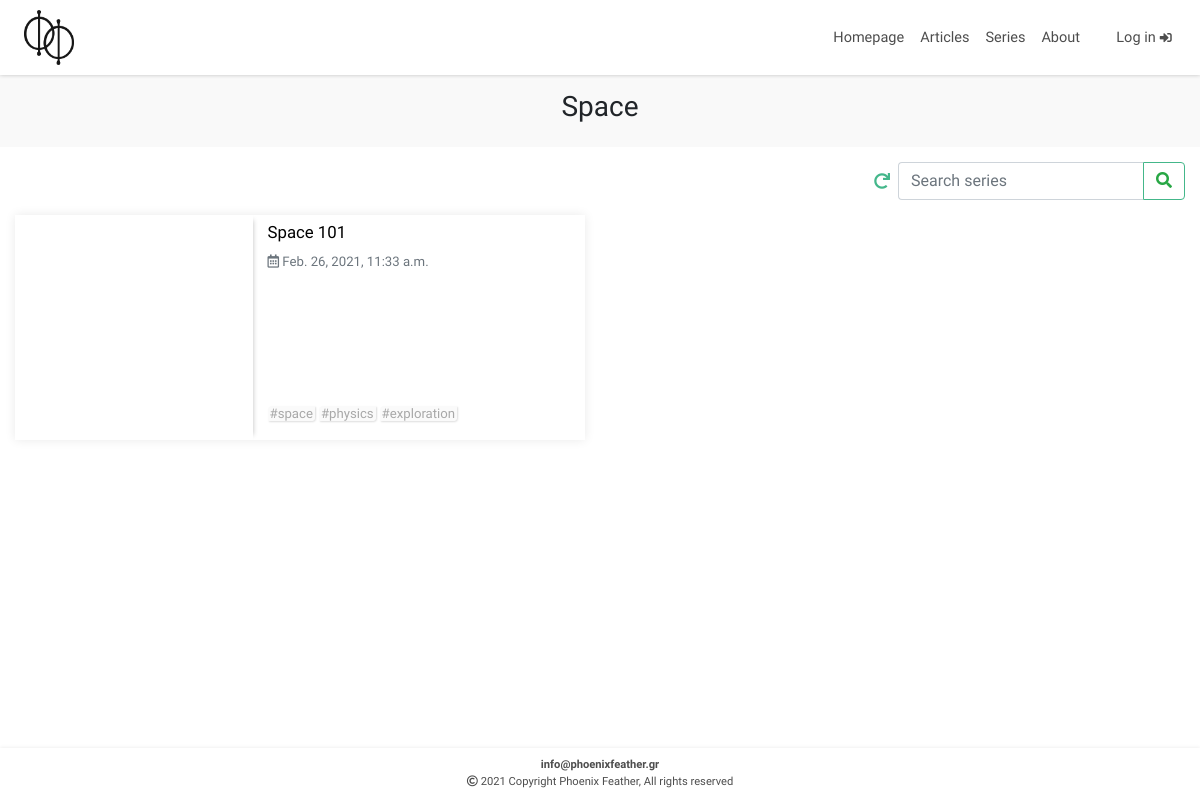
/courses/category/space/, run on the app's committed database.
### courses/models.py (models this page shows, shortened)
class CoursesCategories(models.Model):
    class Meta:
        verbose_name = 'Course Category'
        verbose_name_plural = 'Courses Categories'
    title = models.CharField(max_length=100, unique=True)
    slug = models.SlugField(max_length=100,default='')
    image = models.ImageField(upload_to = "Courses_Categories_Images", default='', blank=True)

class Courses(models.Model, HitCountMixin):
    class Meta:
        verbose_name = 'Course'
        verbose_name_plural = 'Courses'
    category = models.ForeignKey(CoursesCategories, on_delete=models.SET_NULL, null=True, blank=True)
    title = models.CharField(max_length=150,unique=True)
    search = models.CharField(default='',editable=False,max_length=472)
    slug = models.SlugField(max_length=150)
    description = models.TextField(max_length=256, blank=True)
    image = models.ImageField(upload_to = "Courses_Images", default='')
    use_image_as_background_in_course = models.BooleanField(default=True)
    tags = TaggableManager(blank=True)
    created = models.DateTimeField(auto_now_add=True)
    updated = models.DateTimeField(auto_now=True)
    publish_date = models.DateTimeField()
    hit_count_generic = GenericRelation(HitCount, object_id_field='object_pk',related_query_name='hit_count_generic_relation')
    author = models.CharField(editable=False, default='', max_length=64)
    approved = models.BooleanField(default=False)
    def image_tag(self):
        return mark_safe(f'<img src="{self.image.url}" width="auto" height="55" />')
    image_tag.short_description = 'Image preview'

### courses/views.py (the view)
# urls.py: path('courses/category/<str:slug>/', views.coursesCategory, name='coursesCategory'),
def coursesCategory(request, slug):
    category = CoursesCategories.objects.get(slug=slug)
    current_datetime = localtime(now())
    courses = Courses.objects.filter(category=category,publish_date__lte=current_datetime,approved=True).order_by('-publish_date')
    if request.method == 'POST':
        mut = request.POST.copy()
        mut['search'] = ''.join(c for c in unicodedata.normalize('NFD', mut['search'].lower()) if unicodedata.category(c) != 'Mn')
        courses_Filter = CoursesFilter(mut, queryset=courses)
        courses = courses_Filter.qs
    else:
        courses_Filter = CoursesFilter()
    paginator = Paginator(courses, 6)
    page_number = request.GET.get('page')
    page_obj = paginator.get_page(page_number)
    context = {'category':category,'courses':courses,'page_obj':page_obj, 'courses_Filter':courses_Filter}
    return render(request, 'courses/coursesCategory.html', context)

### courses/templates/courses/coursesCategory.html (shortened to what this page needs)
{% extends 'courses/base.html' %}
{% load static %}
{% load thumbnail %}
{% load courses %}
{% block links %}
<link rel="stylesheet" href="{% static 'courses/css/courses.css' %}">
{% endblock %}
{% block main %}
{% include 'articles/navigation.html' %}
<div style="padding-top:15px; padding-bottom:15px; background:#f9f9f9; " class="container-fluid text-center">
  <h3 data-aos='fade-right' data-aos-duration='1000'>{{category.title}}</h3>
</div>
<div style="display: flex; justify-content: flex-end; align-items: center; padding-top:15px;" class="container-fluid">
  <a href="{% url 'coursesCategory' category.slug %}">
    <div style="height: 100%; width:32px; display: flex; flex-direction: column; justify-content: center; align-items: center;">
      <i style="color: #44b78b;" class="fas fa-redo"></i>
    </div>
  </a>
  <form id="courses-search-form" action="{% url 'coursesCategory' category.slug %}" method="POST">
    {{courses_Filter.form.search}}
    <button id="courses-search-submit" class="btn btn-outline-success" type="submit"><i class="fas fa-search"></i></button>
  </form>
</div>
<div id="courses1">
  <div class="container-fluid">
    <div id="coursesContainer" class="row infinite-container">
      {% if courses.count != 0 %}
      {% for course in page_obj %}
      <div class="col-12 col-xl-6 infinite-item">
        <div class="container-fluid">
          <a href="{% url 'course' course.slug %}?page=1">
            <div class="row courseRow">
              {% thumbnail course.image "500x500" quality=91 as im %}
              <div style="background-image:url({{im.url}});" class="col-12 col-sm-6 col-xl-5 courseImageDiv">
              </div>
              {% endthumbnail %}
              <div class="col-12 col-sm-6 col-xl-7">
                <div class="courseInfo">
                  <div class="title-Description-Publised-Author">
                      <h4 class="courseTitle">{{course.title}}</h4>
                    <h6 class="text-muted published"><i class="far fa-calendar-alt"></i> {{course.publish_date}}</h6><br>
                  </div>
                  <div style="display:flex; flex:1; justify-content:space-between; width:100%;">
                    <div class="tags">
                      <div>
                        {% for tag in course.tags.all %}
                        <span>#{{ tag }}</span>
                        {% endfor %}
                      </div>
                    </div>
                  </div>
                </div>
              </div>
            </div>
          </a>
        </div>
      </div>
      {% endfor %}
      {% endif %}
    </div>
  </div>
</div>
{% endblock %}
{% block footer %}
{% include 'articles/footer.html' %}
{% endblock %}

### articles/static/articles/css/base.css (style rules this page uses)
#Site { display: flex; min-height: 100vh; flex-direction: column; }
body, html { font-family: 'Didact Gothic'; max-width: 100vw !important; overflow-x: hidden; }
a { text-decoration: none !important; outline: none !important; }

### courses/static/courses/css/courses.css (style rules this page uses)
#courses1 { width: 100%; display: flex; flex-direction: column; justify-content: flex-start; align-items: center; padding-top: 15px; }
.courseRow { box-shadow: 0px 0px 10px #eaeaea; margin-bottom: 30px; transition: box-shadow 0.4s ease; background: white; }
.courseInfo { display: flex; flex-direction: column; justify-content: flex-start; align-items: flex-start; height: 100%; }
.title-Description-Publised-Author { display: flex; flex-direction: column; justify-content: space-between; }
.courseImageDiv { padding: 0; background-position: center; background-size: cover; background-repeat: no-repeat; box-shadow: 5px 0 5px -5px silver; min-height: 225px; }
.title-Description-Publised-Author .courseTitle { margin-top: 7px; color: black; font-size: 1.05rem; }
.published { margin-top: 4px; font-size: 13.2px; }
.tags { width: 100%; display: flex; flex-direction: column; justify-content: flex-end; align-items: flex-start; margin-top: 15px; margin-bottom: 15px; }
.tags span { border: none; border-radius: 0; box-shadow: 1px 1px 2px #dedede; color: #a8a8a8; padding-left: 2px; padding-right: 2px; border-top-left-radius: 4px; border-bottom-right-radius: 4px; background: #fafafa; font-size:13.2px; }
#courses-search-form { display:flex; }
#courses-search-input { border-right: none; border-top-right-radius: 0px; border-bottom-right-radius: 0px; }
#courses-search-submit { border-top-left-radius: 0px; border-bottom-left-radius: 0px; border-color: #44b78a; }

### data on the page
CoursesCategories: title "Space"
Courses: title "Space 101", publish_date "Feb. 26, 2021, 11:33 a.m."
Tag: name "space"
Tag: name "physics"
Tag: name "exploration"
